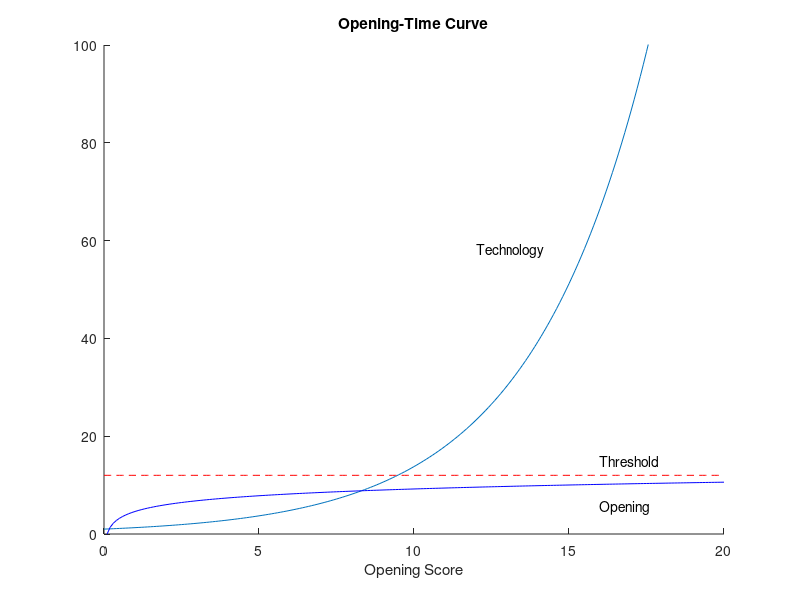

MATLAB code to generate this figure:
clear;close all;clc;
t=0:0.1:20;
y = 1.3.^t;
y2 = 2*log(10*t);
hold on;
plot(t,y);
plot(t,y2,'b');
bar = 12;
li = linspace(bar,bar,length(t));

plot(t,li,'--r');

axis([0 20 0 100]);

% dim1=[0.7 0.63 0.05 0.1];
% annotation('ellipse',dim1)
text(16,15,'Threshold');
text(12,58,'Technology');
text(16,5.5,'Opening');

xlabel('Century');
xlabel('Opening Score');
title('Opening-Time Curve')


C=33e-6;
%R2=1/(2*log(2)*C);
R2=27e3;
R1=1.5e3;
T = log(2)*(R1+2*R2)*C;
DC = (R1+R2)/(R1+2*R2);

a1=1;
a2=5.09;
f=4.9*a1/(a1+a2);
f2=4.9*a2/(a1+a2);

% 
C5=15e-12;
C3=0.1e-6;
L=3e-6;
w=2*pi*10e6;
f=1/(sqrt(L*(C5+C3))*2*pi);
X=1/(1i*w*C3)+1/(1/(1i*w*L)+1i*w*C5);
X=1/(w*C3)

R1=1e3;
R2=51;
5*R2/(R1+R2);

RS=10;
Q=f/(2*pi)*L/RS;

%fp = 2*pi*sqrt(1/(L*C)-(RS/L)^2)
% Q=1/RS*sqrt(L/C)
% 

% 
% LS= 0.0126;
% CS= 2e-14;
% RS= 12;
% CO= 5e-11;
% CL=11e-12;
LS= 0.00254648;
CS= 9.9718e-14;
RS= 6.4;
CL=11e-12;
CO = [100,1,1e-2,1e-15,1e-100];
for i = 1:length(CO)
    f_crystal=1/(2*pi*sqrt(LS*CS*(CO(i)+CL)/(CS+CO(i)+CL)));
    %disp(f_crystal)
end
%f_crystal2=1/(2*pi*sqrt(LS*CS*CO/(CS+CO)))*(1-CS*CL/(2*CO^2))

% C1=20e-12;
% C2=20e-12;
% CL=C1*C2/(C2+C1);
% f_circuit = f_crystal*(1+CS/(2*CO+2*CL));
% 
% Rb1=3.9e3;
% Rb2=6.8e3;
% Vbb=5*Rb2/(Rb1+Rb2);
% Rb=Rb1*Rb2/(Rb1+Rb2);
% beta=220;
% Vbe=0.7;
% RE=1.5e3;
% Ic=(Vbb-Vbe)/(RE+(Rb+RE)/beta)

f=10e6;
C=33e-12;
1/(2*pi*f*C);
